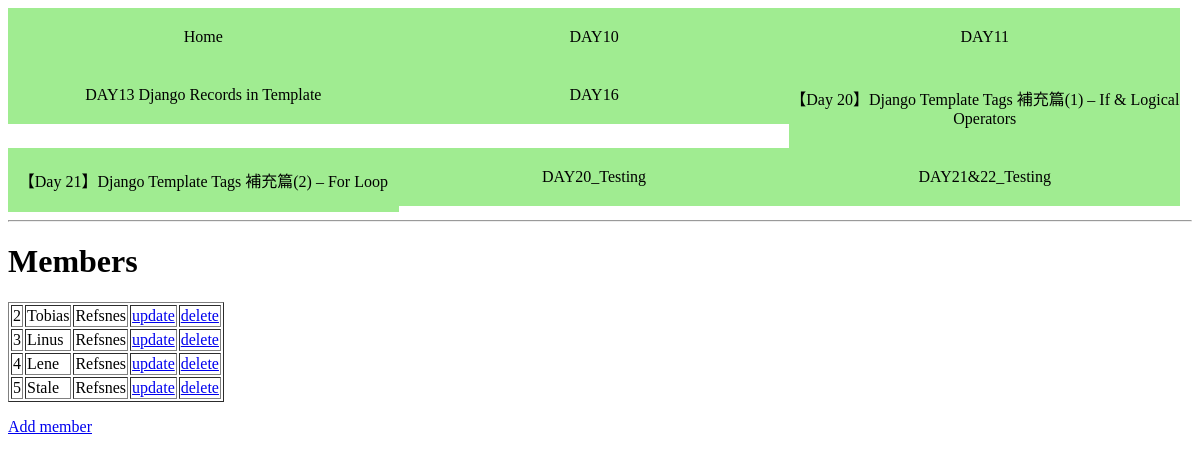
The app's page /index/, older data.
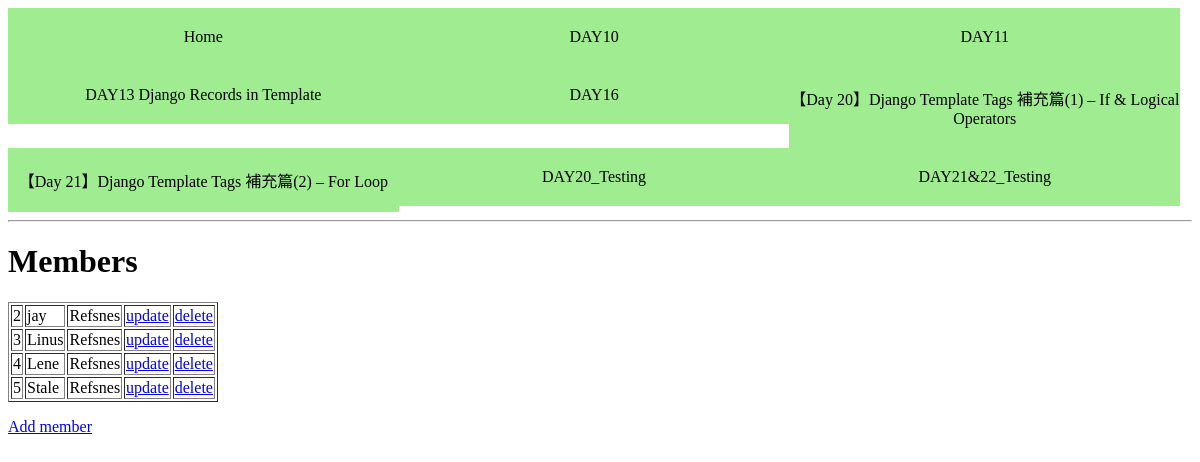
The same page, newer data.
### members/models.py (models this page shows)
class Members(models.Model):  # 表示Members繼承自models.Model，也就是Members是一個名為Members的model的意思
    firstname = models.CharField(max_length=255)
    lastname = models.CharField(max_length=255)

### members/views.py (the view)
# urls.py: path('index/', views.index, name='index'),
def index(request):
    mymembers = Members.objects.all().values()
    template = loader.get_template('index.html')
    context = {
        'mymembers': mymembers,
    }  # 3.建立名為context的變數，然後以Dict的Key-Value形式，放進變數mymembers
    return HttpResponse(template.render(context, request))

### members/templates/index.html
{% include 'navbar.html' %} {% load static %}
<h1>Members</h1>
<table border="1">
  {% for x in mymembers %}
  <tr>
    <td>{{ x.id }}</td>
    <td>{{ x.firstname }}</td>
    <td>{{ x.lastname }}</td>
    <td><a href="update/{{ x.id }}">update</a></td>
    <td><a href="delete/{{ x.id }}">delete</a></td>
  </tr>
  {% endfor %}
</table>
<p>
  <a href="add">Add member</a>
</p>

Row changes from the older to the newer data that the page shows:
changed Members id 2: firstname "Tobias" → "jay"
